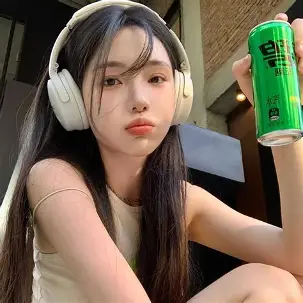
#> input picture assets/bailin.webp, 303 x 303 px
$ python generate-icon.py ../assets/bailin.webp
#> lines starting #> are read from the running program, lines starting #| are printed output that depends on the picture
#| 源图: ../assets/bailin.webp (303, 303)
#!/usr/bin/env python
# -*- coding: utf-8 -*-
"""
AI-GF APK 图标生成脚本
用法: python scripts/generate-icon.py <源图路径>
生成:
  - 各密度 ic_launcher.png / ic_launcher_round.png（旧式方形/圆形）
  - 各密度 ic_launcher_foreground.png（自适应图标前景，66% 安全区缩放）
  - values/ic_launcher_background.xml 背景色（自动取源图主色）
依赖: Pillow (pip install pillow)
"""
import os
import sys
from PIL import Image, ImageDraw, ImageOps

ROOT = os.path.dirname(os.path.dirname(os.path.abspath(__file__)))
RES = os.path.join(ROOT, 'android', 'app', 'src', 'main', 'res')

# 各密度 → 图标尺寸
DENSITIES = {
    'mdpi': 48,
    'hdpi': 72,
    'xhdpi': 96,
    'xxhdpi': 144,
    'xxxhdpi': 192,
}


def pick_background_color(img):
    """从源图取主色（缩小后中值颜色）"""
    small = img.resize((32, 32), Image.LANCZOS)
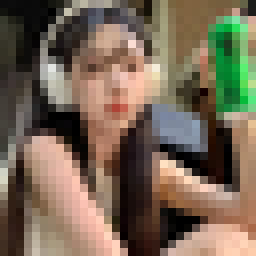
#> small: PIL image 32x32 RGBA (shown 8 times larger); mean R, G, B, A 117.7, 102.7, 84.3, 255
    px = list(small.getdata())
#> px = 1024 items, first 6: (11, 11, 12, 255), (12, 12, 12, 255), (11, 10, 11, 255), (9, 9, 10, 255), (9, 10, 9, 255), (8, 9, 6, 255)
    px.sort(key=lambda p: sum(p[:3]))
    r, g, b = px[len(px) // 2][:3]
#> r = 117; g = 113; b = 84
    return '#{:02X}{:02X}{:02X}'.format(r, g, b)


def square_cover(img, size):
    """cover 裁切到正方形并缩放"""
    w, h = img.size
    side = min(w, h)
    left = (w - side) // 2
    top = (h - side) // 2
    return img.crop((left, top, left + side, top + side)).resize((size, size), Image.LANCZOS)


def round_mask(size):
    mask = Image.new('L', (size, size), 0)
    d = ImageDraw.Draw(mask)
    d.ellipse((0, 0, size - 1, size - 1), fill=255)
    return mask


def main():
    if len(sys.argv) < 2:
        print('用法: python scripts/generate-icon.py <源图路径>')
        sys.exit(1)
    src = sys.argv[1]
    if not os.path.exists(src):
        print('源图不存在:', src)
        sys.exit(1)

    img = Image.open(src).convert('RGBA')
    print('源图:', src, img.size)

    bg = pick_background_color(img)
#> bg = '#757154'
    print('背景主色:', bg)
#| 背景主色: #757154

    for density, size in DENSITIES.items():
        mipmap = os.path.join(RES, 'mipmap-' + density)
        os.makedirs(mipmap, exist_ok=True)

        # 旧式方形图标
        square = square_cover(img, size)
        square.save(os.path.join(mipmap, 'ic_launcher.png'))

        # 旧式圆形图标
        rounded = square.copy()
        rounded.putalpha(round_mask(size))
        rounded.save(os.path.join(mipmap, 'ic_launcher_round.png'))

        # 自适应图标前景：108dp 画布，66% 安全区缩放（四周留白防被系统裁切）
        canvas = Image.new('RGBA', (size, size), (0, 0, 0, 0))
        content = int(size * 0.62)  # 略小于 66% 留余量
        fg = square_cover(img, content)
        canvas.paste(fg, ((size - content) // 2, (size - content) // 2))
        canvas.save(os.path.join(mipmap, 'ic_launcher_foreground.png'))

        print('  {}: ic_launcher/round/foreground ({})'.format(density, size))
#> this loop made 5 passes
#> pass 1, in main, `square = square_cover(img, size)`:
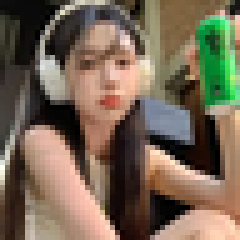
#> square: PIL image 48x48 RGBA (shown 5 times larger); mean R, G, B, A 117.8, 102.7, 84.3, 255
#> pass 1, in main, `rounded.save(os.path.join(mipmap, 'ic_launcher_round.png'))`:
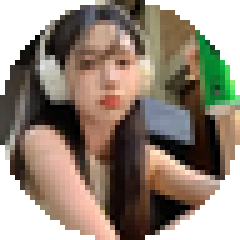
#> saved as ic_launcher_round.png: PIL image 48x48 RGBA (shown 5 times larger); mean R, G, B, A 117.8, 102.7, 84.3, 199.7; transparent parts drawn white
#> after the loop:
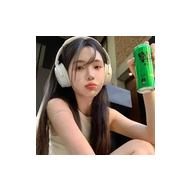
#> canvas: PIL image 192x192 RGBA; mean R, G, B, A 45.3, 39.4, 32.4, 98; transparent parts drawn white
#> after the loop:
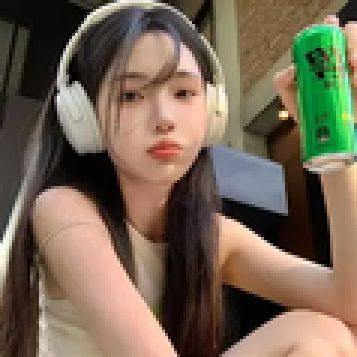
#> fg: PIL image 119x119 RGBA (shown 3 times larger); mean R, G, B, A 117.8, 102.6, 84.3, 255
#> after the loop:
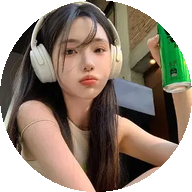
#> rounded: PIL image 192x192 RGBA; mean R, G, B, A 117.8, 102.6, 84.3, 200.2; transparent parts drawn white
#> after the loop:
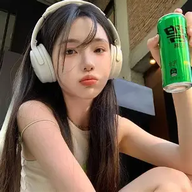
#> square: PIL image 192x192 RGBA; mean R, G, B, A 117.8, 102.6, 84.3, 255

    # 更新自适应图标背景色
    colors_xml = os.path.join(RES, 'values', 'ic_launcher_background.xml')
    with open(colors_xml, 'w', encoding='utf-8') as f:
        f.write('<?xml version="1.0" encoding="utf-8"?>\n')
        f.write('<resources>\n')
        f.write('    <color name="ic_launcher_background">{}</color>\n'.format(bg))
        f.write('</resources>\n')
    print('背景色已写入:', colors_xml)
#| 背景色已写入: android/app/src/main/res/values/ic_launcher_background.xml

    print('完成！重新构建 APK 即可生效: bash scripts/build.sh')


if __name__ == '__main__':
    main()
